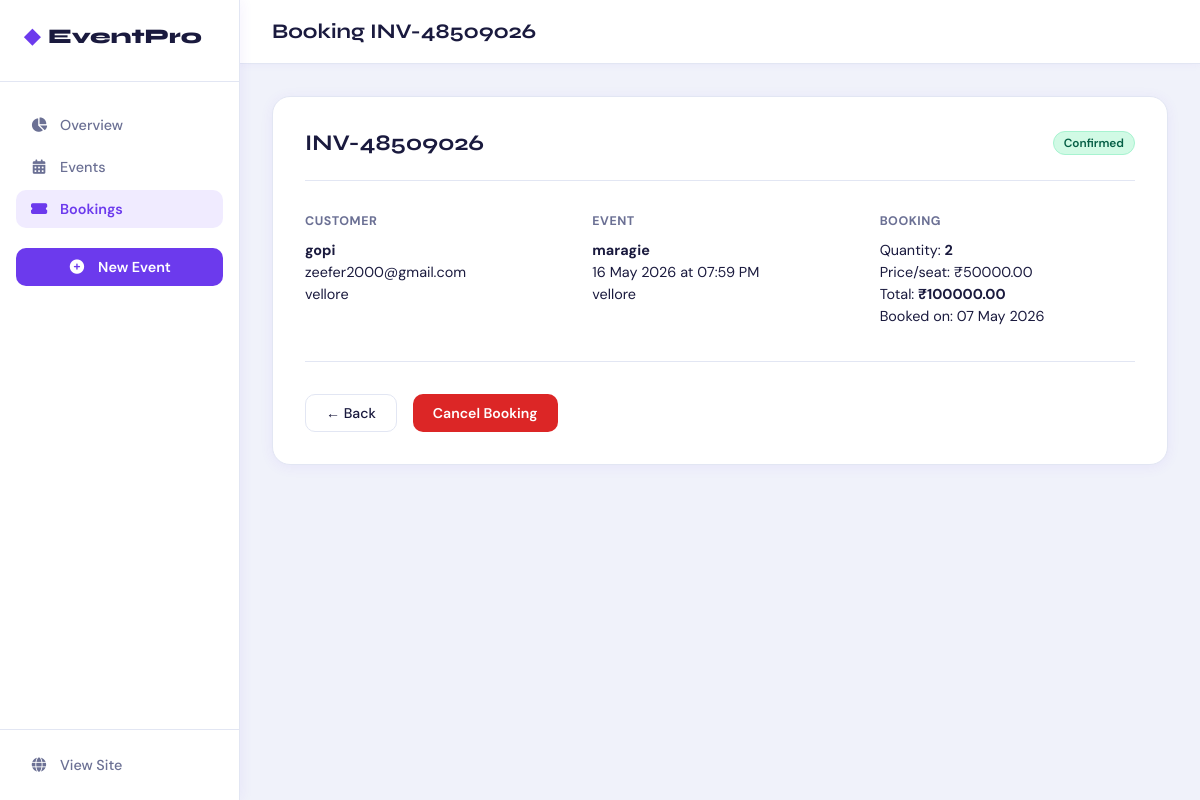
Page /dashboard/bookings/2/ on the earlier database version.
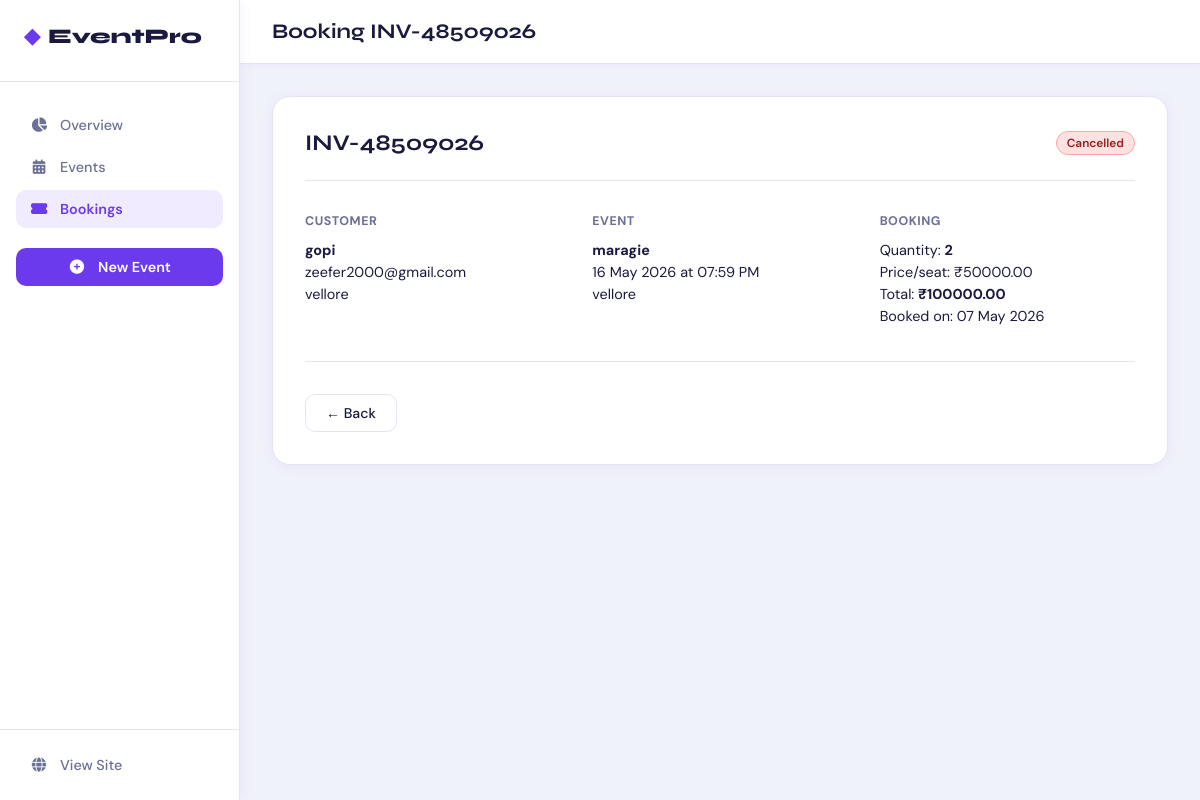
Same page on the later database version.
### events/models.py (models this page shows, shortened)
class Booking(models.Model):
    STATUS_CHOICES = [
        ('confirmed', 'Confirmed'),
        ('cancelled', 'Cancelled'),
        ('pending', 'Pending'),
    ]
    event = models.ForeignKey(Event, on_delete=models.CASCADE, related_name='bookings')
    customer_name = models.CharField(max_length=200)
    customer_email = models.EmailField()
    customer_address = models.TextField()
    booking_date = models.DateField()
    quantity = models.PositiveIntegerField(default=1)
    total_price = models.DecimalField(max_digits=10, decimal_places=2)
    status = models.CharField(max_length=20, choices=STATUS_CHOICES, default='confirmed')
    invoice_number = models.CharField(max_length=50, unique=True, blank=True)
    created_at = models.DateTimeField(auto_now_add=True)

class Event(models.Model):
    CATEGORY_CHOICES = [
        ('conference', 'Conference'),
        ('workshop', 'Workshop'),
        ('concert', 'Concert'),
        ('sports', 'Sports'),
        ('exhibition', 'Exhibition'),
        ('seminar', 'Seminar'),
        ('other', 'Other'),
    ]
    title = models.CharField(max_length=200)
    description = models.TextField()
    photo = models.ImageField(upload_to='events/', blank=True, null=True)
    category = models.CharField(max_length=50, choices=CATEGORY_CHOICES, default='other')
    price = models.DecimalField(max_digits=10, decimal_places=2)
    venue = models.CharField(max_length=300)
    date = models.DateField()
    time = models.TimeField()
    total_seats = models.PositiveIntegerField(default=100)
    available_seats = models.PositiveIntegerField(default=100)
    is_active = models.BooleanField(default=True)
    created_at = models.DateTimeField(auto_now_add=True)
    updated_at = models.DateTimeField(auto_now=True)

### events/views.py (the view)
# urls.py: path('dashboard/bookings/<int:pk>/', views.booking_detail_dashboard, name='booking_detail'),
def booking_detail_dashboard(request, pk):
    booking = get_object_or_404(Booking, pk=pk)
    return render(request, 'dashboard/booking_detail.html', {'booking': booking})

### events/templates/dashboard/booking_detail.html
{% extends 'dashboard/base_dashboard.html' %}
{% block page_title %}Booking {{ booking.invoice_number }}{% endblock %}
{% block active_bookings %}active{% endblock %}
{% block content %}
<div class="detail-card-dash">
  <div class="dcd-header">
    <h3>{{ booking.invoice_number }}</h3>
    <span class="badge badge-{{ booking.status }}">{{ booking.status|title }}</span>
  </div>
  <div class="dcd-grid">
    <div>
      <h4>Customer</h4>
      <p><strong>{{ booking.customer_name }}</strong></p>
      <p>{{ booking.customer_email }}</p>
      <p>{{ booking.customer_address }}</p>
    </div>
    <div>
      <h4>Event</h4>
      <p><strong>{{ booking.event.title }}</strong></p>
      <p>{{ booking.event.date|date:"d M Y" }} at {{ booking.event.time|time:"h:i A" }}</p>
      <p>{{ booking.event.venue }}</p>
    </div>
    <div>
      <h4>Booking</h4>
      <p>Quantity: <strong>{{ booking.quantity }}</strong></p>
      <p>Price/seat: ₹{{ booking.event.price }}</p>
      <p>Total: <strong>₹{{ booking.total_price }}</strong></p>
      <p>Booked on: {{ booking.created_at|date:"d M Y" }}</p>
    </div>
  </div>
  <div class="dcd-footer">
    <a href="{% url 'dashboard_bookings' %}" class="btn-dash-secondary">← Back</a>
    {% if booking.status == 'confirmed' %}
    <a href="{% url 'booking_cancel' booking.pk %}" class="btn-danger">Cancel Booking</a>
    {% endif %}
  </div>
</div>
{% endblock %}

Differences in the rows shown:
changed Booking "INV-48509026": status "Confirmed" → "Cancelled"
Other differences:
text no longer shown: "Cancel Booking"
